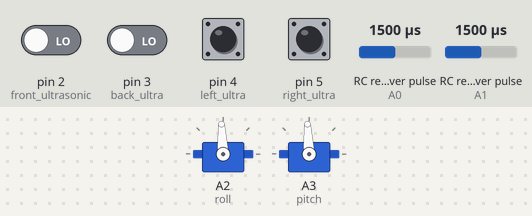
Recording of a sketch running on a simulated Arduino Uno, built with avr-gcc and run on an emulated ATmega328P. On the bench: 2 × servo. Wiring (inferred from the names in the program): 2 × RC receiver channel: data A0 / data A1. The test bench sets the inputs (shaded band); at power-on: pin 2 (front_ultrasonic), pin 3 (back_ultra), pin 4 (left_ultra), pin 5 (right_ultra) LOW, RC receiver pulse (sensors on A0, A1) 1500 µs.

Above: at 1.2 s.
1.3 s: RC receiver pulse (sensor on A0) set to 1020 µs
At 1.8 s:
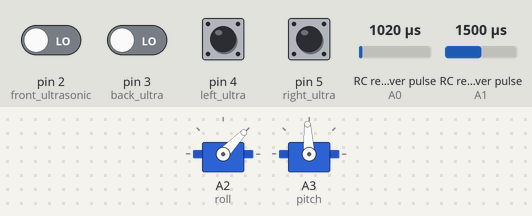
4.3 s: RC receiver pulse (sensor on A1) set to 1250 µs
At 6.5 s:
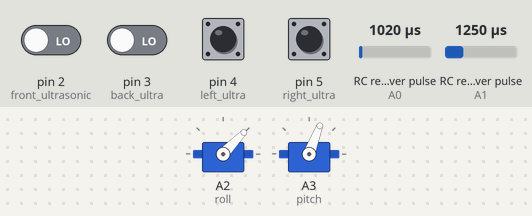
6.8 s: pin 2 (front_ultrasonic) driven HIGH
At 7.3 s:
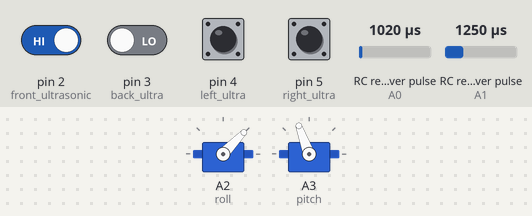
8.3 s: pin 3 (back_ultra) driven HIGH
At 9.1 s:
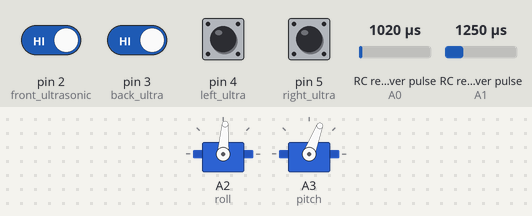
9.8 s: pin 4 (left_ultra) pulled HIGH for 0.15 s
At 9.92 s:
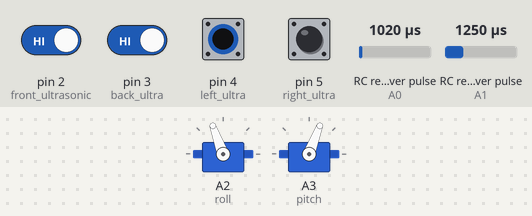
11.5 s: pin 3 (back_ultra) driven LOW
At 12.3 s:
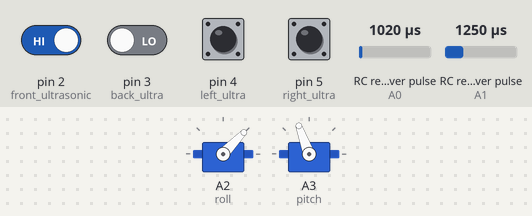
Timing chart, 0 to 14.1 s (numbered marks = the images above; inputs shaded):
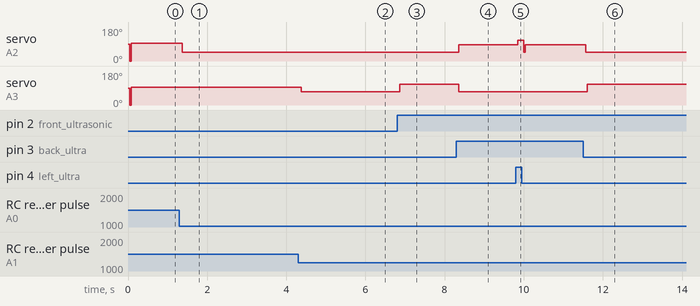

The sketch:

Manipulate_PWM_from_transmitter.ino
```cpp
#include <EnableInterrupt.h>
#include<Servo.h>
Servo pitch;
Servo roll;

//#define SERIAL_PORT_SPEED 57600
#define RC_NUM_CHANNELS  2

#define RC_CH1  0
#define RC_CH2  1
//#define RC_CH3  2
//#define RC_CH4  3

#define RC_CH1_INPUT  A0
#define RC_CH2_INPUT  A1
//#define RC_CH3_INPUT  A4
//#define RC_CH4_INPUT  A5

int ultrafront, ultraback, ultraleft, ultraright;

uint16_t rc_values[RC_NUM_CHANNELS];
uint32_t rc_start[RC_NUM_CHANNELS];
volatile uint16_t rc_shared[RC_NUM_CHANNELS];

void rc_read_values() {
  noInterrupts();
  memcpy(rc_values, (const void *)rc_shared, sizeof(rc_shared));
  interrupts();
}

void calc_input(uint8_t channel, uint8_t input_pin) {
  if (digitalRead(input_pin) == HIGH) {
    rc_start[channel] = micros();
  } else {
    uint16_t rc_compare = (uint16_t)(micros() - rc_start[channel]);
    rc_shared[channel] = rc_compare;
  }
}

void calc_ch1() { calc_input(RC_CH1, RC_CH1_INPUT); }
void calc_ch2() { calc_input(RC_CH2, RC_CH2_INPUT); }
//void calc_ch3() { calc_input(RC_CH3, RC_CH3_INPUT); }
//void calc_ch4() { calc_input(RC_CH4, RC_CH4_INPUT); }

void setup() {

//pinMode(A0, INPUT);//roll in
 // pinMode(A1, INPUT);//pitch
  pinMode(2, INPUT);//front ultrasonic
  pinMode(3, INPUT);//back ultra
  pinMode(4, INPUT);//left ultra
  pinMode(5, INPUT);//right ultra
  pinMode(A2, OUTPUT);//roll out
  pinMode(A3, OUTPUT);//pitch out
  roll.attach(A2);
  pitch.attach(A3);

  //Serial.begin(SERIAL_PORT_SPEED);

  pinMode(RC_CH1_INPUT, INPUT);
  pinMode(RC_CH2_INPUT, INPUT);
  //pinMode(RC_CH3_INPUT, INPUT);
  //pinMode(RC_CH4_INPUT, INPUT);

  enableInterrupt(RC_CH1_INPUT, calc_ch1, CHANGE);
  enableInterrupt(RC_CH2_INPUT, calc_ch2, CHANGE);
  //enableInterrupt(RC_CH3_INPUT, calc_ch3, CHANGE);
  //enableInterrupt(RC_CH4_INPUT, calc_ch4, CHANGE);
}

void loop() {
   rc_read_values();
   ultrasonic();
   //Serial.println(rc_values[RC_CH1]);
   /*Serial.print(ultrafront);Serial.print("  ");
   Serial.print(ultraback);Serial.print("  ");
   Serial.print(ultraleft);Serial.print("  ");
   Serial.print(ultraright);Serial.println("  ");*/
   //single obstacle
  while(ultrafront==1&&ultraback==0&&ultraleft==0&&ultraright==0)//front ultra
  {
   roll.writeMicroseconds(rc_values[RC_CH1]);
   pitch.writeMicroseconds(1674);//moves back
   ultrasonic();
  }

   while(ultrafront==0&&ultraback==1&&ultraleft==0&&ultraright==0)//back ultra
  {
    roll.writeMicroseconds(rc_values[RC_CH1]);
    pitch.writeMicroseconds(1430);//forward
    ultrasonic();

  }
   while(ultrafront==0&&ultraback==0&&ultraleft==1&&ultraright==0)//left ultra
  {
    roll.writeMicroseconds(1674);
    pitch.writeMicroseconds(rc_values[RC_CH2]);//moves right
   ultrasonic();

  }
  while(ultrafront==0&&ultraback==0&&ultraleft==0&&ultraright==1)//right ultra
  {
    roll.writeMicroseconds(1430);
    pitch.writeMicroseconds(rc_values[RC_CH2]);//moves left
    ultrasonic();
  }
  //double obstacle
  while(ultrafront==1&&ultraback==0&&ultraleft==0&&ultraright==1)
  {
    roll.writeMicroseconds(1430);
    pitch.writeMicroseconds(rc_values[RC_CH2]);//moves left
    ultrasonic();
  }
  while(ultrafront==0&&ultraback==0&&ultraleft==1&&ultraright==1)
  {
    roll.writeMicroseconds(rc_values[RC_CH1]);
    pitch.writeMicroseconds(1674);//moves forward
    ultrasonic();
  }
  while(ultrafront==0&&ultraback==1&&ultraleft==1&&ultraright==0)
  {
    roll.writeMicroseconds(1674);
    pitch.writeMicroseconds(rc_values[RC_CH2]);//moves right
    ultrasonic();
  }
  while(ultrafront==1&&ultraback==0&&ultraleft==1&&ultraright==0)
  {
    roll.writeMicroseconds(1674);
    pitch.writeMicroseconds(rc_values[RC_CH2]);//moves right
    ultrasonic();
  }
  while(ultrafront==1&&ultraback==1&&ultraleft==0&&ultraright==0)
  {
    roll.writeMicroseconds(1430);
    pitch.writeMicroseconds(rc_values[RC_CH2]);//moves left
    ultrasonic();
  }
 while(ultrafront==0&&ultraback==0&&ultraleft==1&&ultraright==1)
  {
    roll.writeMicroseconds(rc_values[RC_CH1]);
    pitch.writeMicroseconds(1674);//moves back
    ultrasonic();
  }
  //three obstacle
  while(ultrafront==1&&ultraback==1&&ultraleft==0&&ultraright==1)
  {
    roll.writeMicroseconds(1430);
    pitch.writeMicroseconds(rc_values[RC_CH2]);//moves left
    ultrasonic();
  }
  while(ultrafront==0&&ultraback==1&&ultraleft==1&&ultraright==1)
  {
    roll.writeMicroseconds(rc_values[RC_CH1]);
    pitch.writeMicroseconds(1430);//moves forward
    ultrasonic();
  }
  while(ultrafront==1&&ultraback==1&&ultraleft==1&&ultraright==0)
  {
    roll.writeMicroseconds(1674);
    pitch.writeMicroseconds(rc_values[RC_CH2]);//moves right
    ultrasonic();
  }
  while(ultrafront==1&&ultraback==0&&ultraleft==1&&ultraright==1)
  {
    roll.writeMicroseconds(rc_values[RC_CH1]);
    pitch.writeMicroseconds(1674);//moves back
    ultrasonic();
  }
  /*while(ultrafront==1&&ultraback==1&&ultraleft==1&&ultraright==1)
  {
    roll.writeMicroseconds(rc_values[RC_CH1]);
    pitch.writeMicroseconds(rc_values[RC_CH2]);//moves back
    ultrasonic();
  }*/
    roll.writeMicroseconds(rc_values[RC_CH1]);
    pitch.writeMicroseconds(rc_values[RC_CH2]);

  }
  void ultrasonic()
  {
   ultrafront=digitalRead(2);delay(10);
   ultraback=digitalRead(3);delay(10);
   ultraleft=digitalRead(4);delay(10);
  ultraright=digitalRead(5);delay(10);
  }
```

Measured:
- after the input at 1.3 s, servo on A2 (roll): 93° → 46° after 0.07 s
- after the input at 4.3 s, servo on A3 (pitch): 93° → 69° after 0.08 s
- after the input at 6.8 s, servo on A3 (pitch): 69° → 110° after 0.07 s
- after the input at 8.3 s, servo on A2 (roll): 46° → 86° after 0.06 s; servo on A3 (pitch): 110° → 69° after 0.06 s
- after the input at 9.8 s, servo on A2 (roll): 86° → 110° at once, → 86° 0.16 s later
- after the input at 11.5 s, servo on A2 (roll): 86° → 46° after 0.07 s; servo on A3 (pitch): 69° → 110° after 0.11 s
